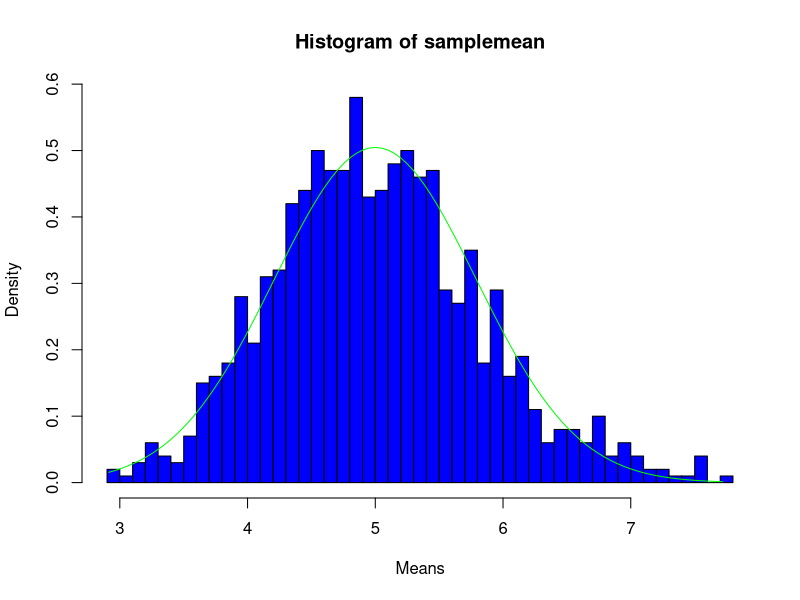

This chart was generated by the following R code:
## ---- chunk 1
set.seed(4085)
n<- 40
Simulation<- 1000
lambda<- 0.2

samplemean <- NULL

for(i in 1:Simulation) {
  samplemean <-c(samplemean, mean(rexp(n, lambda)))
}
mean(samplemean)

## ---- chunk 2
variance <- var(samplemean)

variance

## ---- chunk 3
hist(samplemean, breaks = n, prob = T, col = "blue", xlab = "Means")
x <- seq(min(samplemean), max(samplemean), length = 100)
lines(x,dnorm(x,1/lambda,(1/lambda/sqrt(n))),col="green")

